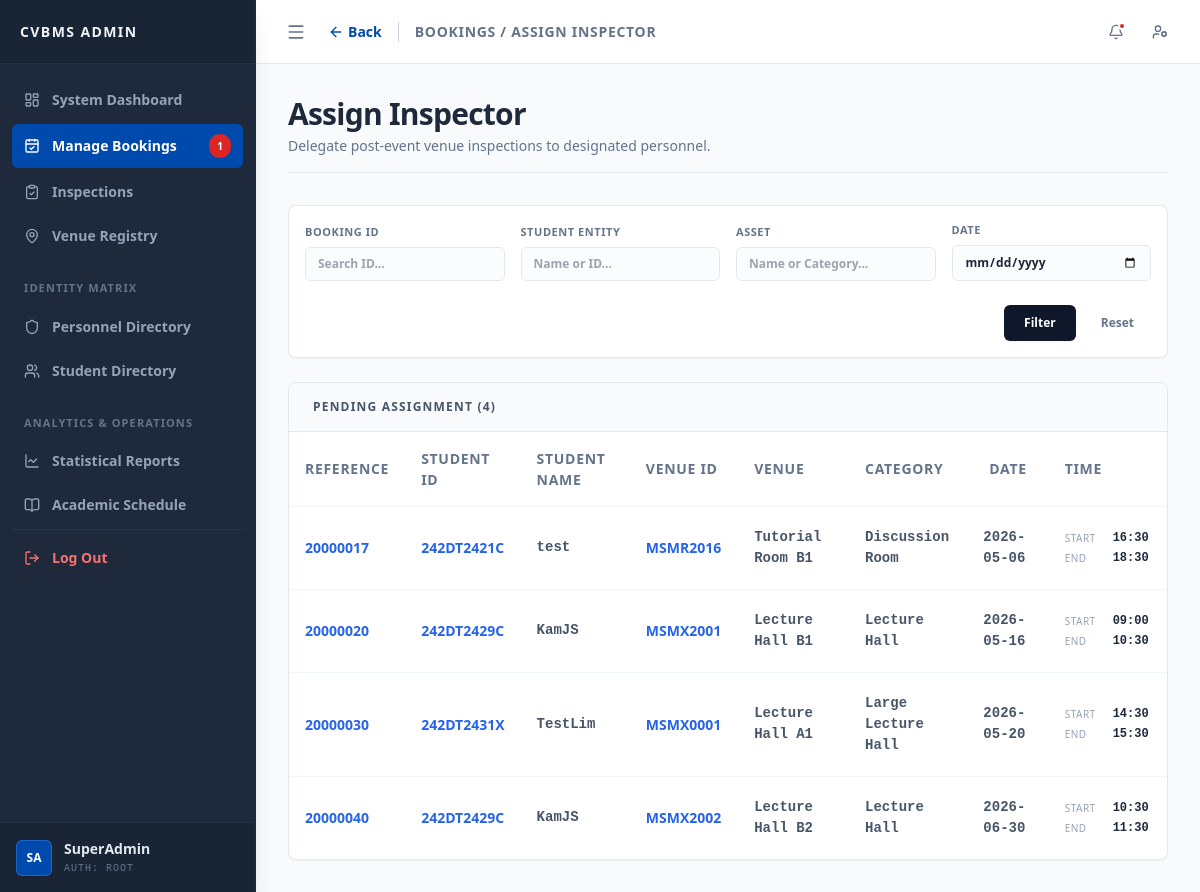
Page /admin/assign_inspector.php (signed in) on the earlier database version.
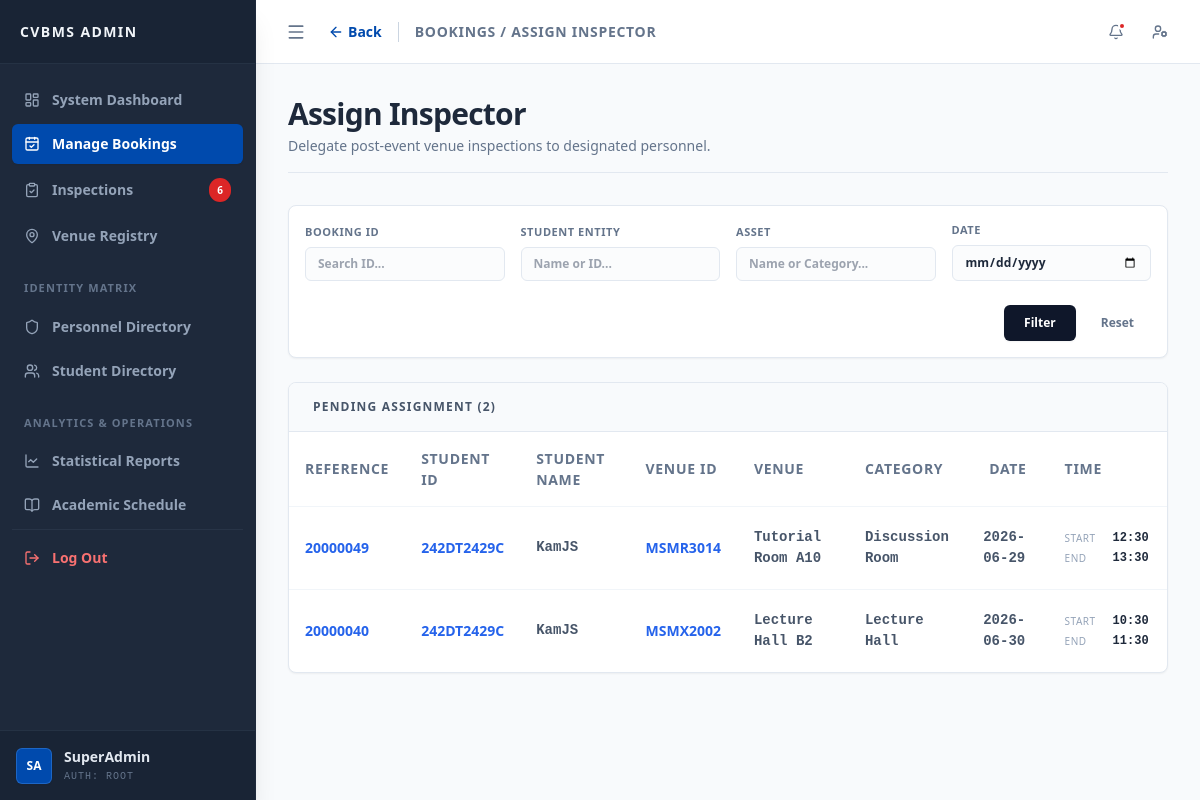
Same page on the later database version.
### tables this page shows
CREATE TABLE `booking` (
  `bid` int(10) UNSIGNED NOT NULL,
  `uid` varchar(15) NOT NULL,
  `vid` varchar(10) NOT NULL,
  `date_booked` date NOT NULL,
  `time_start` time NOT NULL,
  `time_end` time NOT NULL,
  `status` enum('pending','approved','rejected','completed','cancelled') NOT NULL DEFAULT 'pending',
  `payment_status` enum('unpaid','paid','refunded') NOT NULL DEFAULT 'unpaid',
  `payment_method` varchar(30) DEFAULT NULL,
  `payment_due_at` datetime DEFAULT NULL,
  `cancelled_at` datetime DEFAULT NULL,
  `cancel_reason` varchar(255) DEFAULT NULL,
  `transaction_ref` varchar(50) DEFAULT NULL,
  `paid_at` datetime DEFAULT NULL,
  `purpose` varchar(100) NOT NULL,
  `aid` int(10) UNSIGNED DEFAULT NULL,
  `approve_date` datetime DEFAULT NULL,
  `created_at` timestamp NOT NULL DEFAULT current_timestamp()
);

CREATE TABLE `user` (
  `uid` varchar(15) NOT NULL,
  `username` varchar(50) NOT NULL,
  `email` varchar(100) NOT NULL,
  `password` varchar(255) NOT NULL,
  `phone_num` varchar(20) NOT NULL,
  `profile_pic` varchar(255) NOT NULL DEFAULT '',
  `outstanding_debt` decimal(10,2) UNSIGNED NOT NULL DEFAULT 0.00,
  `account_status` enum('active','restricted') NOT NULL DEFAULT 'active',
  `created_at` timestamp NOT NULL DEFAULT current_timestamp()
);

CREATE TABLE `venue` (
  `vid` varchar(10) NOT NULL,
  `vname` varchar(100) NOT NULL,
  `vcid` int(11) NOT NULL,
  `max_cap` int(10) UNSIGNED NOT NULL,
  `deposit` decimal(10,2) UNSIGNED NOT NULL,
  `status` enum('available','maintenance','closed') NOT NULL DEFAULT 'available',
  `description` text NOT NULL
);

CREATE TABLE `vcategory` (
  `vcid` int(11) NOT NULL,
  `category` varchar(50) NOT NULL,
  `description` text NOT NULL
);

### core/repositories/InspectionRepository.php (called while the page is built, shortened)
<?php
class InspectionRepository {
    private mysqli $conn;
    public function __construct(mysqli $conn) {
        $this->conn = $conn;
    }
    public function getPendingAssignments(FilterBuilder $filterBuilder) {
        $sql = "SELECT
                    b.bid, b.date_booked, b.time_start, b.time_end, b.payment_status,
                    u.uid AS student_id, u.username AS student_name, u.phone_num, u.email,
                    v.vid AS venue_id, v.vname AS venue_name,
                    vc.category AS venue_category
                FROM booking b
                JOIN user u ON b.uid = u.uid
                JOIN venue v ON b.vid = v.vid
                JOIN vcategory vc ON v.vcid = vc.vcid
                LEFT JOIN inspection i ON b.bid = i.bid
                WHERE b.status IN ('approved', 'completed')
                  AND b.payment_status = 'paid'
                  AND i.ins_id IS NULL ";
        $sql .= $filterBuilder->buildSqlWhere($this->conn);
        $sql .= " ORDER BY b.date_booked ASC, b.time_start ASC";
        return $this->conn->query($sql);
    }
}
?>

### core/components/datagrid.php (the view, shortened to what this page needs)
<?php
function render_datagrid(array $schema, $dataset) {
    $html = '<table class="custom-table w-full">';
    $html .= '<thead class="sticky top-0 z-10 bg-white"><tr>';
    foreach ($schema['columns'] as $col) {
        $width = isset($col['width']) ? 'class="' . $col['width'] . '"' : '';
        $html .= "<th {$width}>" . htmlspecialchars($col['label']) . "</th>";
    }
    $html .= '</tr></thead><tbody>';
    $has_data = false;
    if ($dataset instanceof mysqli_result) {
        $has_data = $dataset->num_rows > 0;
        $rows = $dataset;
    } elseif (is_array($dataset)) {
        $has_data = count($dataset) > 0;
        $rows = $dataset;
    }
    if ($has_data) {
        foreach ($rows as $row) {
            $html .= '<tr>';
            $row_attr = '';
    if (!empty($schema['row_action_url'])) {
        $url = str_replace('%s', $row[$schema['primary_key']], $schema['row_action_url']);
        $row_attr = 'ondblclick="window.location.href=\''.htmlspecialchars($url).'\'" class="hover:bg-slate-50 transition-colors cursor-pointer"';
    }
    $html .= '<tr '.$row_attr.'>';
            foreach ($schema['columns'] as $col) {
                $html .= '<td>';
                $col_key = $col['key'] ?? null;
                $val = ($col_key !== null && isset($row[$col_key])) ? $row[$col_key] : '';
                switch ($col['type']) {
                    case 'link':
                        $url = str_replace('%s', urlencode($val), $col['url_format']);
                        $html .= '<a href="' . htmlspecialchars($url) . '" class="td-text-mono">' . htmlspecialchars($val) . '</a>';
                        break;
                    case 'time_range':
                        $start = isset($row[$col['start_key']]) ? date('H:i', strtotime($row[$col['start_key']])) : 'N/A';
                        $end = isset($row[$col['end_key']]) ? date('H:i', strtotime($row[$col['end_key']])) : 'N/A';
                        $html .= '<div class="td-text-mono flex flex-col space-y-1 text-xs text-slate-700 font-semibold">';
                        $html .= '  <div class="flex items-center">';
                        $html .= '    <span class="text-slate-400 font-normal uppercase tracking-wider text-[10px] w-12 block shrink-0">Start</span>';
                        $html .= '    <span class="font-mono text-slate-800">' . $start . '</span>';
                        $html .= '  </div>';
                        $html .= '  <div class="flex items-center">';
                        $html .= '    <span class="text-slate-400 font-normal uppercase tracking-wider text-[10px] w-12 block shrink-0">End</span>';
                        $html .= '    <span class="font-mono text-slate-800">' . $end . '</span>';
                        $html .= '  </div>';
                        $html .= '</div>';
                        break;
                    case 'text_mono':
                        $html .= '<span class="td-text-mono font-mono text-slate-600">' . htmlspecialchars($val) . '</span>';
                        break;
                }
                $html .= '</td>';
            }
            $html .= '</tr>';
        }
    } else {
        $colspan = count($schema['columns']) + (!empty($schema['enable_checkbox']) ? 1 : 0);
        $html .= '<tr><td colspan="'.$colspan.'" class="py-16 text-center text-slate-500 border-none hover:bg-transparent cursor-default"><span class="text-sm font-medium tracking-wide">No records found.</span></td></tr>';
    }
    $html .= '</tbody></table>';
    return $html;
}
?>

Differences in the rows shown:
removed booking: bid "20000017", uid.uid "242DT2421C", uid.username "test", vid.vid "MSMR2016", vid.vname "Tutorial Room B1", vcategory.category "Discussion Room", date_booked "2026-05-06", time_start "16:30", time_end "18:30"
removed booking: bid "20000020", uid.uid "242DT2429C", uid.username "KamJS", vid.vid "MSMX2001", vid.vname "Lecture Hall B1", vcategory.category "Lecture Hall", date_booked "2026-05-16", time_start "09:00", time_end "10:30"
removed booking: bid "20000030", uid.uid "242DT2431X", uid.username "TestLim", vid.vid "MSMX0001", vid.vname "Lecture Hall A1", vcategory.category "Large Lecture Hall", date_booked "2026-05-20", time_start "14:30", time_end "15:30"
now on this page (row edited): booking: bid "20000049", uid.uid "242DT2429C", uid.username "KamJS", vid.vid "MSMR3014", vid.vname "Tutorial Room A10", vcategory.category "Discussion Room", date_booked "2026-06-29", time_start "12:30", time_end "13:30"
Other differences:
$pending_inspections_count: (not shown) → "6"
count($records): "4" → "2"
$pending_bookings_count: "1" → (not shown)
